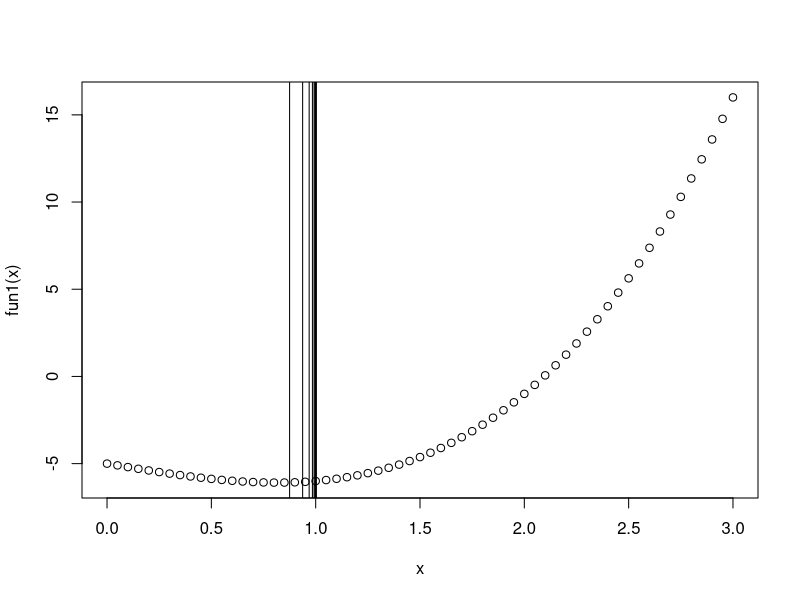
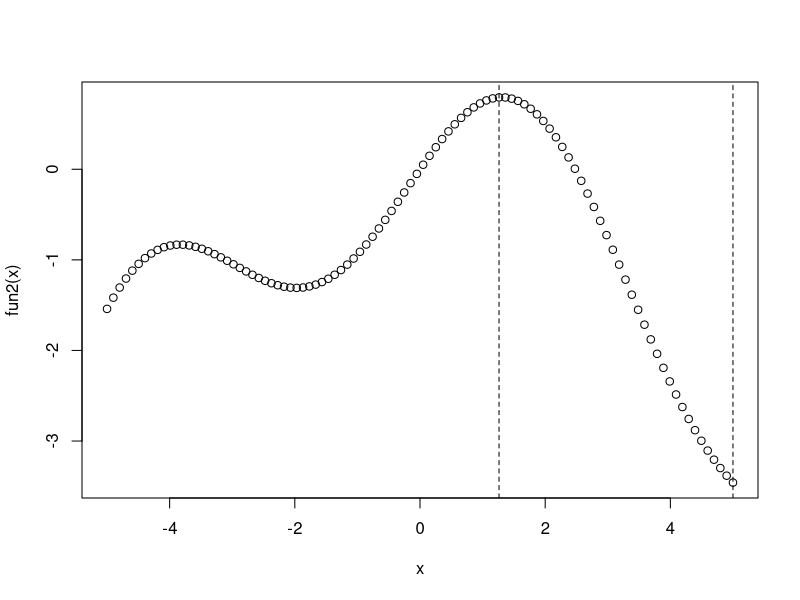

These charts were generated, in order, by the following R code:
rm(list=ls())

# 1 -----------------------------------------------------------------------
##a
fun1 = function(x){ out=x^3-2*x-5; return(out)}
bi.fun = function(a,b,x,iter.max){
  for(i in 1:iter.max){
    if(fun1(a)*fun1(x)>0){a=x;b=b}else{a=a;b=x}
    nx=(a+b)/2
    if(abs(nx-x)<eps){return(nx)}else{x=nx}
  }
}

#interval
a=0;b=3;eps=1e-7;iter.max=1e+3 
a=0;b=1.5;eps=1e-7;iter.max=1e+3
a=0.5;b=1;eps=1e-7;iter.max=1e+3
x=(a+b)/2
bi.fun(a,b,x,iter.max)

##b
x = seq(0,3,by=0.05)
plot(x,fun1(x))

a=0.5;b=1;eps=1e-7;iter.max=1e+3
x=(a+b)/2
for(i in 1:iter.max){
  print(i) #iteration step
  if(fun1(a)*fun1(x)>0){a=x;b=b}else{a=a;b=x}
  nx=(a+b)/2
  if(abs(nx-x)<eps){return(nx)}else{x=nx}
  abline(v=nx)
}

# 2 -----------------------------------------------------------------------
##a
fun2=function(x){ sin(x)-((x^2)/10) }
a = -5; b = 5; num = 100
gd.fun = function(a,b,num){
  x.vec = seq(a,b,length.out=num)
  f.vec = rep(0,num)
  for(x.pos in 1:length(x.vec)){
    f.vec[x.pos] = fun2(x.vec[x.pos])
  }
  min.pos = which.min(f.vec)
  max.pos = which.max(f.vec)
  x.min = x.vec[min.pos]
  f.min = f.vec[min.pos]
  x.max = x.vec[max.pos]
  f.max = f.vec[max.pos]
  return(list(x.min=x.min,f.min=f.min,x.max=x.max,f.max=f.max))
}
gd.fun(a,b,num)

##b
x = seq(-5,5,length.out=num)
plot(x,fun2(x))
abline(v=gd.fun(a=-5,b=5,num=100)$x.min,lty=2)
abline(v=gd.fun(a=-5,b=5,num=100)$x.max,lty=2)

# 3 -----------------------------------------------------------------------
n=100;
w.vec = seq(0,4,length=n)
x.vec = rnorm(n,mean=0,sd=1)

##a
f.fun3a = function(x.vec,w.vec,mu) {sum((w.vec)*abs(x.vec-mu))}

golden = function(f,dn,up,eps=1e-7){
  golden.ratio = 2/(sqrt(5)+1)
  mu1 = dn + golden.ratio*(up-dn)
  mu2 = up - golden.ratio*(up-dn)
  f1 = f(x.vec,w.vec,mu1)
  f2 = f(x.vec,w.vec,mu2)
  
while(abs(up-dn)>eps){
  if(f2>f1){
    dn = mu2; mu2 = mu1; f2 = f1
    mu1 = dn+golden.ratio*(up-dn)
    f1 = f(x.vec,w.vec,mu1)
  }
  else{
    up = mu1; mu1 = mu2; f1 = f2
    mu2 = up-golden.ratio*(up-dn)
    f2 = f(x.vec,w.vec,mu2)
  }
} 
  (up+dn)/2
}

golden(f.fun3a,-5,5,eps=1e-5)

##b
f.fun3b = function(x.vec,w.vec,mu){sum((w.vec)*abs(x.vec-mu))}
golden(f.fun3b,-5,5,eps=1e-5)

##c
f.fun3c = function(alp,x.vec,w.vec,mu){
  alp*f.fun3a(x.vec,w.vec,mu)+(1-alp)*f.fun3b(x.vec,w.vec,mu)}
golden = function(f,dn,up,eps=1e-7,alp){
  golden.ratio = 2/(sqrt(5)+1)
  mu1 = dn + golden.ratio*(up-dn)
  mu2 = up - golden.ratio*(up-dn)
  f1 = f.fun3c(alp,x.vec,w.vec,mu1)
  f2 = f.fun3c(alp,x.vec,w.vec,mu2)
  
  while(abs(up-dn)>eps){
    if(f2>f1){
      dn = mu2; mu2 = mu1; f2 = f1
      mu1 = dn+golden.ratio*(up-dn)
      f1 = f.fun3c(alp,x.vec,w.vec,mu1)
    }
    else{
      up = mu1; mu1 = mu2; f1 = f2
      mu2 = up-golden.ratio*(up-dn)
      f2 = f.fun3c(alp,x.vec,w.vec,mu2)
    }
  } 
  (dn+up)/2
}
golden(f.fun3C,-5,5,eps=1e-5,alp=2)

# 4 -----------------------------------------------------------------------
rm(list=ls())

loss.po.fun = function(y.vec,x.mat,b.vec) {
  xb.vec = drop(x.mat %*% b.vec)+1
  ret = -sum(y.vec*xb.vec) + sum(exp(xb.vec))
  return(ret)
}
grad.po.fun = function(y.vec, x.mat, b.vec) {
  exb.vec = exp(drop(x.mat %*% b.vec)+1)
  ret = t(x.mat) %*% (-y.vec + exb.vec)
  return(ret)
}
hess.po.fun = function(y.vec, x.mat, b.vec) {
  exb.vec = exp(drop(x.mat %*% b.vec)+1)
  ret = t(x.mat) %*% diag(exb.vec) %*% x.mat 
  return(ret)
}

set.seed(2020)
n = 30; p = 4
x.mat = matrix(rnorm(n*p),ncol=p,nrow=n)
tb.vec = b.vec = 1/(1:p)
mu.vec = exp((x.mat%*%tb.vec)+1)
y.vec = rpois(n=n,lambda=mu.vec)

##a
nb1.vec = nb2.vec = b.vec
gr = 2/(sqrt(5)+1)
eps = 1e-3; iter.max = 1e+5

cd.fun = function(y.vec,x.mat,b.vec,eps,iter.max){
  
  for(iter in 1:iter.max){
    ob.vec = b.vec
    for(j in 1:p){
      a = -10; b = 10
      c = gr*a + (1-gr)*b
      d = gr*b + (1-gr)*a
      nb1.vec[j] = c; nb2.vec[j] = d
      f1 = loss.po.fun(y.vec,x.mat,nb1.vec)
      f2 = loss.po.fun(y.vec,x.mat,nb2.vec)
      
      # golden 
      while(abs(b-a)>eps){
        if(f1>f2){
          a = c;
          c = gr*a + (1-gr)*b
          d = gr*b + (1-gr)*a
          nb1.vec[j] = c; nb2.vec[j] = d
          f1 = loss.po.fun(y.vec,x.mat,nb1.vec)
          f2 = loss.po.fun(y.vec,x.mat,nb2.vec)
        }
        else{
          b = d
          c = gr*a + (1-gr)*b
          d = gr*b + (1-gr)*a
          nb1.vec[j] = c; nb2.vec[j] = d
          f1 = loss.po.fun(y.vec,x.mat,nb1.vec)
          f2 = loss.po.fun(y.vec,x.mat,nb2.vec)
        }
      } 
      b.vec[j] = (a+b)/2
    }
    if(sum(abs(b.vec-ob.vec))<eps) break
    if(iter>=iter.max) break
  }
  return(b.vec)
}

cd.fun(y.vec,x.mat,b.vec,eps,iter.max)

##b
gd.fun = function(y.vec,x.mat,b.vec,eps,iter.max){
  loss.vec = rep(0,iter.max)
  for(iter in 1:iter.max){
    loss.vec[iter] = loss.po.fun(y.vec,x.mat,b.vec)
    alp = 2
    for(i in 1:100){
      d = grad.po.fun(y.vec,x.mat,b.vec)/sum(abs(grad.po.fun(y.vec,x.mat,b.vec)))
      nb.vec = b.vec - alp*d
      if(loss.po.fun(y.vec,x.mat,nb.vec)-loss.po.fun(y.vec,x.mat,b.vec)< -eps) break
      alp = alp*0.6      
    }
    if(sum(abs(nb.vec-b.vec))<eps) break
    b.vec = nb.vec
  }
  return(drop(b.vec))
}
gd.fun(y.vec,x.mat,b.vec,eps=1e-5,iter.max=1e+3)
  
##c
nr.fun=function(y.vec,x.mat,b.vec,eps,iter.max){
  for(iter in 1:iter.max){
    nb.vec = b.vec-drop(solve(hess.po.fun(y.vec,x.mat,b.vec))%*%
                          grad.po.fun(y.vec,x.mat,b.vec))
    if(sum(abs(nb.vec-b.vec))<eps) break
    b.vec = nb.vec
  }
  return(b.vec)
}
nr.fun(y.vec,x.mat,b.vec,eps=1e-5,iter.max=1e+3)

